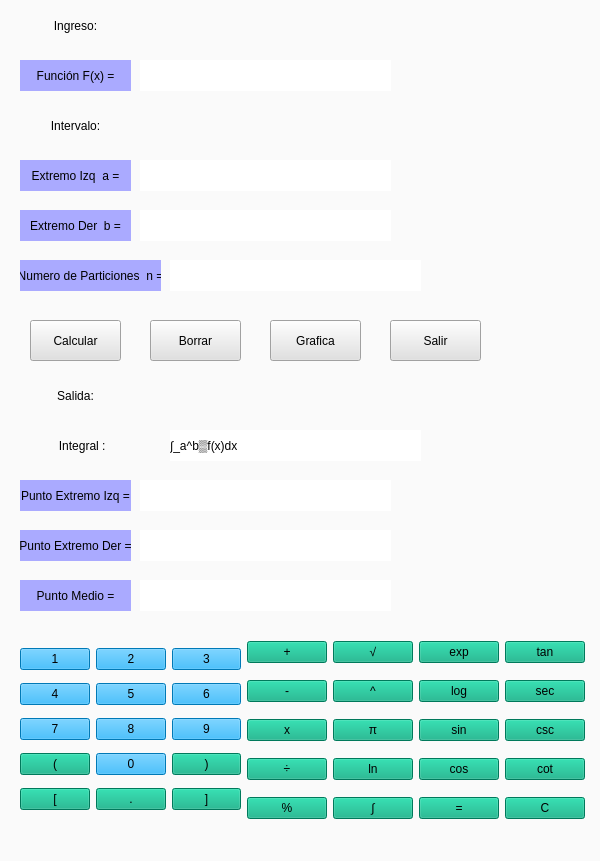
<?xml version="1.0" encoding="UTF-8"?>
<ui version="4.0">
 <class>Form</class>
 <widget class="QWidget" name="Form">
  <property name="geometry">
   <rect>
    <x>0</x>
    <y>0</y>
    <width>600</width>
    <height>861</height>
   </rect>
  </property>
  <property name="windowTitle">
   <string>Integración númerica por rectangulos</string>
  </property>
  <property name="styleSheet">
   <string notr="true">
background-color: rgb(250, 250, 250);</string>
  </property>
  <widget class="QPushButton" name="labelfuncion">
   <property name="geometry">
    <rect>
     <x>140</x>
     <y>60</y>
     <width>251</width>
     <height>31</height>
    </rect>
   </property>
   <property name="styleSheet">
    <string notr="true">background-color: rgb(255, 255, 255);</string>
   </property>
   <property name="text">
    <string/>
   </property>
  </widget>
  <widget class="QLabel" name="Funcion">
   <property name="geometry">
    <rect>
     <x>20</x>
     <y>60</y>
     <width>111</width>
     <height>31</height>
    </rect>
   </property>
   <property name="acceptDrops">
    <bool>true</bool>
   </property>
   <property name="layoutDirection">
    <enum>Qt::LeftToRight</enum>
   </property>
   <property name="autoFillBackground">
    <bool>false</bool>
   </property>
   <property name="styleSheet">
    <string notr="true">background-color: rgb(170, 170, 255);</string>
   </property>
   <property name="text">
    <string>Función F(x) =</string>
   </property>
   <property name="alignment">
    <set>Qt::AlignCenter</set>
   </property>
   <property name="wordWrap">
    <bool>false</bool>
   </property>
   <property name="margin">
    <number>4</number>
   </property>
   <property name="openExternalLinks">
    <bool>true</bool>
   </property>
  </widget>
  <widget class="QLabel" name="labelIngreso">
   <property name="geometry">
    <rect>
     <x>20</x>
     <y>10</y>
     <width>111</width>
     <height>31</height>
    </rect>
   </property>
   <property name="acceptDrops">
    <bool>true</bool>
   </property>
   <property name="layoutDirection">
    <enum>Qt::LeftToRight</enum>
   </property>
   <property name="autoFillBackground">
    <bool>false</bool>
   </property>
   <property name="styleSheet">
    <string notr="true">background-color: rgb(250, 250, 250);
font: 11pt &quot;Arial&quot;;
</string>
   </property>
   <property name="text">
    <string>Ingreso:</string>
   </property>
   <property name="alignment">
    <set>Qt::AlignCenter</set>
   </property>
   <property name="wordWrap">
    <bool>false</bool>
   </property>
   <property name="margin">
    <number>4</number>
   </property>
   <property name="openExternalLinks">
    <bool>true</bool>
   </property>
  </widget>
  <widget class="QLabel" name="labelIntervalo">
   <property name="geometry">
    <rect>
     <x>20</x>
     <y>110</y>
     <width>111</width>
     <height>31</height>
    </rect>
   </property>
   <property name="acceptDrops">
    <bool>true</bool>
   </property>
   <property name="layoutDirection">
    <enum>Qt::LeftToRight</enum>
   </property>
   <property name="autoFillBackground">
    <bool>false</bool>
   </property>
   <property name="styleSheet">
    <string notr="true">background-color: rgb(250, 250, 250);
font: 11pt &quot;Arial&quot;;
</string>
   </property>
   <property name="text">
    <string>Intervalo:</string>
   </property>
   <property name="alignment">
    <set>Qt::AlignCenter</set>
   </property>
   <property name="wordWrap">
    <bool>false</bool>
   </property>
   <property name="margin">
    <number>4</number>
   </property>
   <property name="openExternalLinks">
    <bool>true</bool>
   </property>
  </widget>
  <widget class="QLabel" name="Extremoizq">
   <property name="geometry">
    <rect>
     <x>20</x>
     <y>160</y>
     <width>111</width>
     <height>31</height>
    </rect>
   </property>
   <property name="acceptDrops">
    <bool>true</bool>
   </property>
   <property name="layoutDirection">
    <enum>Qt::LeftToRight</enum>
   </property>
   <property name="autoFillBackground">
    <bool>false</bool>
   </property>
   <property name="styleSheet">
    <string notr="true">background-color: rgb(170, 170, 255);</string>
   </property>
   <property name="text">
    <string>Extremo Izq  a =</string>
   </property>
   <property name="alignment">
    <set>Qt::AlignCenter</set>
   </property>
   <property name="wordWrap">
    <bool>false</bool>
   </property>
   <property name="margin">
    <number>4</number>
   </property>
   <property name="openExternalLinks">
    <bool>true</bool>
   </property>
  </widget>
  <widget class="QLabel" name="Extremodere">
   <property name="geometry">
    <rect>
     <x>20</x>
     <y>210</y>
     <width>111</width>
     <height>31</height>
    </rect>
   </property>
   <property name="acceptDrops">
    <bool>true</bool>
   </property>
   <property name="layoutDirection">
    <enum>Qt::LeftToRight</enum>
   </property>
   <property name="autoFillBackground">
    <bool>false</bool>
   </property>
   <property name="styleSheet">
    <string notr="true">background-color: rgb(170, 170, 255);</string>
   </property>
   <property name="text">
    <string>Extremo Der  b =</string>
   </property>
   <property name="alignment">
    <set>Qt::AlignCenter</set>
   </property>
   <property name="wordWrap">
    <bool>false</bool>
   </property>
   <property name="margin">
    <number>4</number>
   </property>
   <property name="openExternalLinks">
    <bool>true</bool>
   </property>
  </widget>
  <widget class="QLabel" name="particiones">
   <property name="geometry">
    <rect>
     <x>20</x>
     <y>260</y>
     <width>141</width>
     <height>31</height>
    </rect>
   </property>
   <property name="acceptDrops">
    <bool>true</bool>
   </property>
   <property name="layoutDirection">
    <enum>Qt::LeftToRight</enum>
   </property>
   <property name="autoFillBackground">
    <bool>false</bool>
   </property>
   <property name="styleSheet">
    <string notr="true">background-color: rgb(170, 170, 255);</string>
   </property>
   <property name="text">
    <string>Numero de Particiones  n =</string>
   </property>
   <property name="alignment">
    <set>Qt::AlignCenter</set>
   </property>
   <property name="wordWrap">
    <bool>false</bool>
   </property>
   <property name="margin">
    <number>4</number>
   </property>
   <property name="openExternalLinks">
    <bool>true</bool>
   </property>
  </widget>
  <widget class="QLabel" name="labelFuncion">
   <property name="geometry">
    <rect>
     <x>140</x>
     <y>60</y>
     <width>251</width>
     <height>31</height>
    </rect>
   </property>
   <property name="styleSheet">
    <string notr="true">background-color: rgb(255, 255, 255);</string>
   </property>
   <property name="text">
    <string/>
   </property>
  </widget>
  <widget class="QLabel" name="labelestremoizq">
   <property name="geometry">
    <rect>
     <x>140</x>
     <y>160</y>
     <width>251</width>
     <height>31</height>
    </rect>
   </property>
   <property name="styleSheet">
    <string notr="true">background-color: rgb(255, 255, 255);</string>
   </property>
   <property name="text">
    <string/>
   </property>
  </widget>
  <widget class="QLabel" name="labelextremodere">
   <property name="geometry">
    <rect>
     <x>140</x>
     <y>210</y>
     <width>251</width>
     <height>31</height>
    </rect>
   </property>
   <property name="styleSheet">
    <string notr="true">background-color: rgb(255, 255, 255);</string>
   </property>
   <property name="text">
    <string/>
   </property>
  </widget>
  <widget class="QLabel" name="labelParticiones">
   <property name="geometry">
    <rect>
     <x>170</x>
     <y>260</y>
     <width>251</width>
     <height>31</height>
    </rect>
   </property>
   <property name="styleSheet">
    <string notr="true">background-color: rgb(255, 255, 255);</string>
   </property>
   <property name="text">
    <string/>
   </property>
  </widget>
  <widget class="QPushButton" name="botonCalcular">
   <property name="geometry">
    <rect>
     <x>30</x>
     <y>320</y>
     <width>91</width>
     <height>41</height>
    </rect>
   </property>
   <property name="styleSheet">
    <string notr="true">background-color: rgb(225, 225, 225);
font: 87 12pt &quot;Arial&quot;;</string>
   </property>
   <property name="text">
    <string>Calcular</string>
   </property>
  </widget>
  <widget class="QPushButton" name="botonborrar">
   <property name="geometry">
    <rect>
     <x>150</x>
     <y>320</y>
     <width>91</width>
     <height>41</height>
    </rect>
   </property>
   <property name="styleSheet">
    <string notr="true">background-color: rgb(225, 225, 225);
font: 87 12pt &quot;Arial&quot;;</string>
   </property>
   <property name="text">
    <string>Borrar</string>
   </property>
  </widget>
  <widget class="QPushButton" name="botongrafica">
   <property name="geometry">
    <rect>
     <x>270</x>
     <y>320</y>
     <width>91</width>
     <height>41</height>
    </rect>
   </property>
   <property name="styleSheet">
    <string notr="true">background-color: rgb(225, 225, 225);
font: 87 12pt &quot;Arial&quot;;</string>
   </property>
   <property name="text">
    <string>Grafica</string>
   </property>
  </widget>
  <widget class="QPushButton" name="botonsalir">
   <property name="geometry">
    <rect>
     <x>390</x>
     <y>320</y>
     <width>91</width>
     <height>41</height>
    </rect>
   </property>
   <property name="styleSheet">
    <string notr="true">background-color: rgb(225, 225, 225);
font: 87 12pt &quot;Arial&quot;;</string>
   </property>
   <property name="text">
    <string>Salir</string>
   </property>
  </widget>
  <widget class="QLabel" name="labelsalida">
   <property name="geometry">
    <rect>
     <x>20</x>
     <y>380</y>
     <width>111</width>
     <height>31</height>
    </rect>
   </property>
   <property name="acceptDrops">
    <bool>true</bool>
   </property>
   <property name="layoutDirection">
    <enum>Qt::LeftToRight</enum>
   </property>
   <property name="autoFillBackground">
    <bool>false</bool>
   </property>
   <property name="styleSheet">
    <string notr="true">background-color: rgb(250, 250, 250);
font: 11pt &quot;Arial&quot;;
</string>
   </property>
   <property name="text">
    <string>Salida:</string>
   </property>
   <property name="alignment">
    <set>Qt::AlignCenter</set>
   </property>
   <property name="wordWrap">
    <bool>false</bool>
   </property>
   <property name="margin">
    <number>4</number>
   </property>
   <property name="openExternalLinks">
    <bool>true</bool>
   </property>
  </widget>
  <widget class="QLabel" name="labelintegral">
   <property name="geometry">
    <rect>
     <x>20</x>
     <y>430</y>
     <width>131</width>
     <height>31</height>
    </rect>
   </property>
   <property name="acceptDrops">
    <bool>true</bool>
   </property>
   <property name="layoutDirection">
    <enum>Qt::LeftToRight</enum>
   </property>
   <property name="autoFillBackground">
    <bool>false</bool>
   </property>
   <property name="styleSheet">
    <string notr="true">background-color: rgb(250, 250, 250);
font: 11pt &quot;Arial&quot;;
</string>
   </property>
   <property name="text">
    <string>Integral :  </string>
   </property>
   <property name="alignment">
    <set>Qt::AlignCenter</set>
   </property>
   <property name="wordWrap">
    <bool>false</bool>
   </property>
   <property name="margin">
    <number>4</number>
   </property>
   <property name="openExternalLinks">
    <bool>true</bool>
   </property>
  </widget>
  <widget class="QLabel" name="labelpuntoizq">
   <property name="geometry">
    <rect>
     <x>20</x>
     <y>480</y>
     <width>111</width>
     <height>31</height>
    </rect>
   </property>
   <property name="acceptDrops">
    <bool>true</bool>
   </property>
   <property name="layoutDirection">
    <enum>Qt::LeftToRight</enum>
   </property>
   <property name="autoFillBackground">
    <bool>false</bool>
   </property>
   <property name="styleSheet">
    <string notr="true">background-color: rgb(170, 170, 255);</string>
   </property>
   <property name="text">
    <string>Punto Extremo Izq =</string>
   </property>
   <property name="alignment">
    <set>Qt::AlignCenter</set>
   </property>
   <property name="wordWrap">
    <bool>false</bool>
   </property>
   <property name="margin">
    <number>4</number>
   </property>
   <property name="openExternalLinks">
    <bool>true</bool>
   </property>
  </widget>
  <widget class="QLabel" name="labelpuntoextremoizq">
   <property name="geometry">
    <rect>
     <x>140</x>
     <y>480</y>
     <width>251</width>
     <height>31</height>
    </rect>
   </property>
   <property name="styleSheet">
    <string notr="true">background-color: rgb(255, 255, 255);</string>
   </property>
   <property name="text">
    <string/>
   </property>
  </widget>
  <widget class="QLabel" name="labelpuntoderecho">
   <property name="geometry">
    <rect>
     <x>20</x>
     <y>530</y>
     <width>111</width>
     <height>31</height>
    </rect>
   </property>
   <property name="acceptDrops">
    <bool>true</bool>
   </property>
   <property name="layoutDirection">
    <enum>Qt::LeftToRight</enum>
   </property>
   <property name="autoFillBackground">
    <bool>false</bool>
   </property>
   <property name="styleSheet">
    <string notr="true">background-color: rgb(170, 170, 255);</string>
   </property>
   <property name="text">
    <string>Punto Extremo Der =</string>
   </property>
   <property name="alignment">
    <set>Qt::AlignCenter</set>
   </property>
   <property name="wordWrap">
    <bool>false</bool>
   </property>
   <property name="margin">
    <number>4</number>
   </property>
   <property name="openExternalLinks">
    <bool>true</bool>
   </property>
  </widget>
  <widget class="QLabel" name="labelpuntoderecho2">
   <property name="geometry">
    <rect>
     <x>140</x>
     <y>530</y>
     <width>251</width>
     <height>31</height>
    </rect>
   </property>
   <property name="styleSheet">
    <string notr="true">background-color: rgb(255, 255, 255);</string>
   </property>
   <property name="text">
    <string/>
   </property>
  </widget>
  <widget class="QLabel" name="labelpuntoderecho_2">
   <property name="geometry">
    <rect>
     <x>20</x>
     <y>580</y>
     <width>111</width>
     <height>31</height>
    </rect>
   </property>
   <property name="acceptDrops">
    <bool>true</bool>
   </property>
   <property name="layoutDirection">
    <enum>Qt::LeftToRight</enum>
   </property>
   <property name="autoFillBackground">
    <bool>false</bool>
   </property>
   <property name="styleSheet">
    <string notr="true">background-color: rgb(170, 170, 255);</string>
   </property>
   <property name="text">
    <string>Punto Medio =</string>
   </property>
   <property name="alignment">
    <set>Qt::AlignCenter</set>
   </property>
   <property name="wordWrap">
    <bool>false</bool>
   </property>
   <property name="margin">
    <number>4</number>
   </property>
   <property name="openExternalLinks">
    <bool>true</bool>
   </property>
  </widget>
  <widget class="QLabel" name="labelmedio">
   <property name="geometry">
    <rect>
     <x>140</x>
     <y>580</y>
     <width>251</width>
     <height>31</height>
    </rect>
   </property>
   <property name="styleSheet">
    <string notr="true">background-color: rgb(255, 255, 255);</string>
   </property>
   <property name="text">
    <string/>
   </property>
  </widget>
  <widget class="QLabel" name="labelintegral_2">
   <property name="geometry">
    <rect>
     <x>170</x>
     <y>430</y>
     <width>251</width>
     <height>31</height>
    </rect>
   </property>
   <property name="styleSheet">
    <string notr="true">background-color: rgb(255, 255, 255);</string>
   </property>
   <property name="text">
    <string>∫_a^b▒f(x)dx</string>
   </property>
  </widget>
  <widget class="QWidget" name="layoutWidget">
   <property name="geometry">
    <rect>
     <x>20</x>
     <y>630</y>
     <width>565</width>
     <height>203</height>
    </rect>
   </property>
   <layout class="QGridLayout" name="gridLayout_3">
    <item row="0" column="0" rowspan="5">
     <layout class="QGridLayout" name="gridLayout_4">
      <item row="0" column="0">
       <widget class="QPushButton" name="botonUno_2">
        <property name="styleSheet">
         <string notr="true">background-color: rgb(0, 170, 255);
font: 87 14pt &quot;Arial Black&quot;;</string>
        </property>
        <property name="text">
         <string>1</string>
        </property>
        <property name="shortcut">
         <string>1</string>
        </property>
       </widget>
      </item>
      <item row="0" column="1">
       <widget class="QPushButton" name="botonDos_2">
        <property name="styleSheet">
         <string notr="true">background-color: rgb(0, 170, 255);
font: 87 14pt &quot;Arial Black&quot;;</string>
        </property>
        <property name="text">
         <string>2</string>
        </property>
        <property name="shortcut">
         <string>2</string>
        </property>
       </widget>
      </item>
      <item row="0" column="2">
       <widget class="QPushButton" name="botonTres_2">
        <property name="styleSheet">
         <string notr="true">background-color: rgb(0, 170, 255);
font: 87 14pt &quot;Arial Black&quot;;</string>
        </property>
        <property name="text">
         <string>3</string>
        </property>
        <property name="shortcut">
         <string>3</string>
        </property>
       </widget>
      </item>
      <item row="1" column="0">
       <widget class="QPushButton" name="botonCuatro_2">
        <property name="styleSheet">
         <string notr="true">background-color: rgb(0, 170, 255);
font: 87 14pt &quot;Arial Black&quot;;</string>
        </property>
        <property name="text">
         <string>4</string>
        </property>
        <property name="shortcut">
         <string>4</string>
        </property>
       </widget>
      </item>
      <item row="1" column="1">
       <widget class="QPushButton" name="botonCinco_2">
        <property name="styleSheet">
         <string notr="true">background-color: rgb(0, 170, 255);
font: 87 14pt &quot;Arial Black&quot;;</string>
        </property>
        <property name="text">
         <string>5</string>
        </property>
        <property name="shortcut">
         <string>5</string>
        </property>
       </widget>
      </item>
      <item row="1" column="2">
       <widget class="QPushButton" name="botonSeis_2">
        <property name="styleSheet">
         <string notr="true">background-color: rgb(0, 170, 255);
font: 87 14pt &quot;Arial Black&quot;;</string>
        </property>
        <property name="text">
         <string>6</string>
        </property>
        <property name="shortcut">
         <string>6</string>
        </property>
       </widget>
      </item>
      <item row="2" column="0">
       <widget class="QPushButton" name="botonSiete_2">
        <property name="styleSheet">
         <string notr="true">background-color: rgb(0, 170, 255);
font: 87 14pt &quot;Arial Black&quot;;</string>
        </property>
        <property name="text">
         <string>7</string>
        </property>
        <property name="shortcut">
         <string>7</string>
        </property>
       </widget>
      </item>
      <item row="2" column="1">
       <widget class="QPushButton" name="botonOcho_2">
        <property name="styleSheet">
         <string notr="true">background-color: rgb(0, 170, 255);
font: 87 14pt &quot;Arial Black&quot;;</string>
        </property>
        <property name="text">
         <string>8</string>
        </property>
        <property name="shortcut">
         <string>8</string>
        </property>
       </widget>
      </item>
      <item row="2" column="2">
       <widget class="QPushButton" name="botonNueve_2">
        <property name="styleSheet">
         <string notr="true">background-color: rgb(0, 170, 255);
font: 87 14pt &quot;Arial Black&quot;;</string>
        </property>
        <property name="text">
         <string>9</string>
        </property>
        <property name="shortcut">
         <string>9</string>
        </property>
       </widget>
      </item>
      <item row="3" column="0">
       <widget class="QPushButton" name="botonCabierto_4">
        <property name="styleSheet">
         <string notr="true">font: 87 14pt &quot;Arial Black&quot;;
background-color: rgb(0, 170, 127);</string>
        </property>
        <property name="text">
         <string>(</string>
        </property>
        <property name="shortcut">
         <string>(</string>
        </property>
       </widget>
      </item>
      <item row="3" column="1">
       <widget class="QPushButton" name="botonCero_2">
        <property name="styleSheet">
         <string notr="true">background-color: rgb(0, 170, 255);
font: 87 14pt &quot;Arial Black&quot;;</string>
        </property>
        <property name="text">
         <string>0</string>
        </property>
        <property name="shortcut">
         <string>0</string>
        </property>
       </widget>
      </item>
      <item row="3" column="2">
       <widget class="QPushButton" name="botonCerrado_2">
        <property name="styleSheet">
         <string notr="true">background-color: rgb(0, 170, 127);
font: 87 14pt &quot;Arial Black&quot;;</string>
        </property>
        <property name="text">
         <string>)</string>
        </property>
        <property name="shortcut">
         <string>)</string>
        </property>
       </widget>
      </item>
      <item row="4" column="0">
       <widget class="QPushButton" name="botonCabierto_5">
        <property name="styleSheet">
         <string notr="true">font: 87 14pt &quot;Arial Black&quot;;
background-color: rgb(0, 170, 127);</string>
        </property>
        <property name="text">
         <string>[</string>
        </property>
        <property name="shortcut">
         <string>(</string>
        </property>
       </widget>
      </item>
      <item row="4" column="1">
       <widget class="QPushButton" name="botonPunto_2">
        <property name="styleSheet">
         <string notr="true">background-color: rgb(0, 170, 127);
font: 87 14pt &quot;Arial Black&quot;;</string>
        </property>
        <property name="text">
         <string>.</string>
        </property>
        <property name="shortcut">
         <string>.</string>
        </property>
       </widget>
      </item>
      <item row="4" column="2">
       <widget class="QPushButton" name="botonCabierto_6">
        <property name="styleSheet">
         <string notr="true">font: 87 14pt &quot;Arial Black&quot;;
background-color: rgb(0, 170, 127);</string>
        </property>
        <property name="text">
         <string>]</string>
        </property>
        <property name="shortcut">
         <string>(</string>
        </property>
       </widget>
      </item>
     </layout>
    </item>
    <item row="0" column="1">
     <widget class="QPushButton" name="botonMas_15">
      <property name="styleSheet">
       <string notr="true">font: 87 14pt &quot;Arial Black&quot;;
background-color: rgb(0, 170, 127);</string>
      </property>
      <property name="text">
       <string>+</string>
      </property>
      <property name="shortcut">
       <string>+</string>
      </property>
     </widget>
    </item>
    <item row="0" column="2">
     <widget class="QPushButton" name="botonMas_16">
      <property name="styleSheet">
       <string notr="true">font: 75 14pt &quot;Arial&quot;;
background-color: rgb(0, 170, 127);</string>
      </property>
      <property name="text">
       <string>√</string>
      </property>
      <property name="shortcut">
       <string>+</string>
      </property>
     </widget>
    </item>
    <item row="0" column="3">
     <widget class="QPushButton" name="botonMas_17">
      <property name="styleSheet">
       <string notr="true">font: 12pt &quot;Arial&quot;;
background-color: rgb(0, 170, 127);</string>
      </property>
      <property name="text">
       <string>exp</string>
      </property>
      <property name="shortcut">
       <string>+</string>
      </property>
     </widget>
    </item>
    <item row="0" column="4">
     <widget class="QPushButton" name="botonMas_18">
      <property name="styleSheet">
       <string notr="true">font: 12pt &quot;Arial&quot;;
background-color: rgb(0, 170, 127);</string>
      </property>
      <property name="text">
       <string>tan</string>
      </property>
      <property name="shortcut">
       <string>+</string>
      </property>
     </widget>
    </item>
    <item row="1" column="1">
     <widget class="QPushButton" name="botonMenos_2">
      <property name="styleSheet">
       <string notr="true">font: 87 14pt &quot;Arial Black&quot;;
background-color: rgb(0, 170, 127);</string>
      </property>
      <property name="text">
       <string>-</string>
      </property>
      <property name="shortcut">
       <string>-</string>
      </property>
     </widget>
    </item>
    <item row="1" column="2">
     <widget class="QPushButton" name="botonMas_19">
      <property name="styleSheet">
       <string notr="true">font: 87 14pt &quot;Arial Black&quot;;
background-color: rgb(0, 170, 127);</string>
      </property>
      <property name="text">
       <string>^</string>
      </property>
      <property name="shortcut">
       <string>+</string>
      </property>
     </widget>
    </item>
    <item row="1" column="3">
     <widget class="QPushButton" name="botonMas_20">
      <property name="styleSheet">
       <string notr="true">font: 12pt &quot;Arial&quot;;
background-color: rgb(0, 170, 127);</string>
      </property>
      <property name="text">
       <string>log</string>
      </property>
      <property name="shortcut">
       <string>+</string>
      </property>
     </widget>
    </item>
    <item row="1" column="4">
     <widget class="QPushButton" name="botonMas_21">
      <property name="styleSheet">
       <string notr="true">font: 12pt &quot;Arial&quot;;
background-color: rgb(0, 170, 127);</string>
      </property>
      <property name="text">
       <string>sec</string>
      </property>
      <property name="shortcut">
       <string>+</string>
      </property>
     </widget>
    </item>
    <item row="2" column="1">
     <widget class="QPushButton" name="BotonMulti_2">
      <property name="styleSheet">
       <string notr="true">background-color: rgb(0, 170, 127);
font: 87 14pt &quot;Arial Black&quot;;</string>
      </property>
      <property name="text">
       <string>x</string>
      </property>
      <property name="shortcut">
       <string>*</string>
      </property>
     </widget>
    </item>
    <item row="2" column="2">
     <widget class="QPushButton" name="botonMas_22">
      <property name="styleSheet">
       <string notr="true">font: 87 14pt &quot;Arial Black&quot;;
background-color: rgb(0, 170, 127);</string>
      </property>
      <property name="text">
       <string>π</string>
      </property>
      <property name="shortcut">
       <string>+</string>
      </property>
     </widget>
    </item>
    <item row="2" column="3">
     <widget class="QPushButton" name="botonMas_23">
      <property name="styleSheet">
       <string notr="true">font: 12pt &quot;Arial&quot;;
background-color: rgb(0, 170, 127);</string>
      </property>
      <property name="text">
       <string>sin</string>
      </property>
      <property name="shortcut">
       <string>+</string>
      </property>
     </widget>
    </item>
    <item row="2" column="4">
     <widget class="QPushButton" name="botonMas_24">
      <property name="styleSheet">
       <string notr="true">font: 12pt &quot;Arial&quot;;
background-color: rgb(0, 170, 127);</string>
      </property>
      <property name="text">
       <string>csc</string>
      </property>
      <property name="shortcut">
       <string>+</string>
      </property>
     </widget>
    </item>
    <item row="3" column="1">
     <widget class="QPushButton" name="botonDivision_2">
      <property name="styleSheet">
       <string notr="true">font: 87 14pt &quot;Arial Black&quot;;
background-color: rgb(0, 170, 127);</string>
      </property>
      <property name="text">
       <string>÷</string>
      </property>
      <property name="shortcut">
       <string>/</string>
      </property>
     </widget>
    </item>
    <item row="3" column="2">
     <widget class="QPushButton" name="botonMas_25">
      <property name="styleSheet">
       <string notr="true">font: 12pt &quot;Arial&quot;;
background-color: rgb(0, 170, 127);</string>
      </property>
      <property name="text">
       <string>ln</string>
      </property>
      <property name="shortcut">
       <string>+</string>
      </property>
     </widget>
    </item>
    <item row="3" column="3">
     <widget class="QPushButton" name="botonMas_26">
      <property name="styleSheet">
       <string notr="true">font: 12pt &quot;Arial&quot;;
background-color: rgb(0, 170, 127);</string>
      </property>
      <property name="text">
       <string>cos</string>
      </property>
      <property name="shortcut">
       <string>+</string>
      </property>
     </widget>
    </item>
    <item row="3" column="4">
     <widget class="QPushButton" name="botonMas_27">
      <property name="styleSheet">
       <string notr="true">font: 12pt &quot;Arial&quot;;
background-color: rgb(0, 170, 127);</string>
      </property>
      <property name="text">
       <string>cot</string>
      </property>
      <property name="shortcut">
       <string>+</string>
      </property>
     </widget>
    </item>
    <item row="4" column="1">
     <widget class="QPushButton" name="botonPorcentaje_2">
      <property name="styleSheet">
       <string notr="true">font: 87 14pt &quot;Arial Black&quot;;
background-color: rgb(0, 170, 127);</string>
      </property>
      <property name="text">
       <string>%</string>
      </property>
      <property name="shortcut">
       <string>%</string>
      </property>
     </widget>
    </item>
    <item row="4" column="2">
     <widget class="QPushButton" name="botonintegral">
      <property name="styleSheet">
       <string notr="true">font: 87 14pt &quot;Arial Black&quot;;
background-color: rgb(0, 170, 127);</string>
      </property>
      <property name="text">
       <string>∫</string>
      </property>
      <property name="shortcut">
       <string>+</string>
      </property>
     </widget>
    </item>
    <item row="4" column="4">
     <widget class="QPushButton" name="botonAC_2">
      <property name="styleSheet">
       <string notr="true">font: 87 14pt &quot;Arial Black&quot;;
background-color: rgb(0, 170, 127);</string>
      </property>
      <property name="text">
       <string>C</string>
      </property>
     </widget>
    </item>
    <item row="4" column="3">
     <widget class="QPushButton" name="BotonBorrar_2">
      <property name="styleSheet">
       <string notr="true">background-color: rgb(0, 170, 127);
font: 87 14pt &quot;Arial Black&quot;;</string>
      </property>
      <property name="text">
       <string>=</string>
      </property>
      <property name="shortcut">
       <string>Esc</string>
      </property>
     </widget>
    </item>
   </layout>
  </widget>
 </widget>
 <resources/>
 <connections>
  <connection>
   <sender>botonborrar</sender>
   <signal>clicked()</signal>
   <receiver>Form</receiver>
   <slot>deleteLater()</slot>
   <hints>
    <hint type="sourcelabel">
     <x>206</x>
     <y>337</y>
    </hint>
    <hint type="destinationlabel">
     <x>195</x>
     <y>311</y>
    </hint>
   </hints>
  </connection>
  <connection>
   <sender>botonsalir</sender>
   <signal>clicked()</signal>
   <receiver>Form</receiver>
   <slot>close()</slot>
   <hints>
    <hint type="sourcelabel">
     <x>452</x>
     <y>336</y>
    </hint>
    <hint type="destinationlabel">
     <x>434</x>
     <y>315</y>
    </hint>
   </hints>
  </connection>
 </connections>
</ui>
